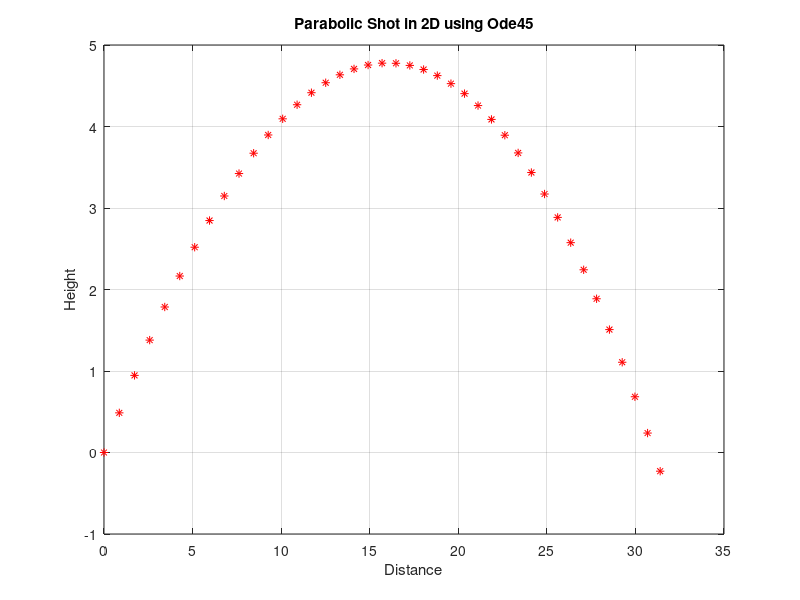

Here is the MATLAB script that generated this plot:
clear all;
close all;
clf;
%Parabolic Shot using Ode45
theta=pi/6;
g=9.8; 
v0=20;
x0=[0,v0*cos(theta),0,v0*sin(theta)]  %CI
t=0:0.05:2*v0*sin(theta)/g;  
m=1;
c=0.1;
vt=m*g/c;

f=@(t,x)[x(2); -g*((x(2))/vt); x(4); -g*(1+(x(4))/vt)];
[t,x]=ode45(f,[t],x0);

plot(x(:,1),x(:,3),'*r')
grid on
xlabel('Distance'), ylabel('Height');
title('Parabolic Shot in 2D using Ode45')
